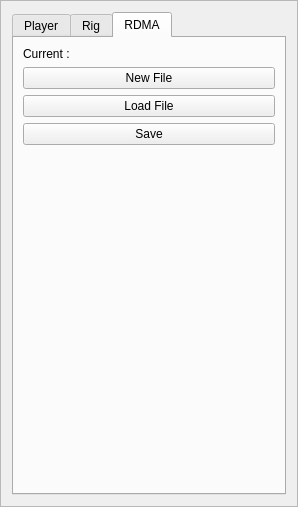
<?xml version="1.0" encoding="UTF-8"?>
<ui version="4.0">
 <class>AnimationUI</class>
 <widget class="QFrame" name="AnimationUI">
  <property name="geometry">
   <rect>
    <x>0</x>
    <y>0</y>
    <width>289</width>
    <height>501</height>
   </rect>
  </property>
  <property name="windowTitle">
   <string>Frame</string>
  </property>
  <property name="frameShape">
   <enum>QFrame::StyledPanel</enum>
  </property>
  <property name="frameShadow">
   <enum>QFrame::Raised</enum>
  </property>
  <layout class="QVBoxLayout" name="verticalLayout_3">
   <item>
    <widget class="QTabWidget" name="tabWidget">
     <property name="enabled">
      <bool>true</bool>
     </property>
     <property name="currentIndex">
      <number>2</number>
     </property>
     <property name="tabsClosable">
      <bool>false</bool>
     </property>
     <widget class="QWidget" name="m_player">
      <attribute name="title">
       <string>Player</string>
      </attribute>
      <layout class="QVBoxLayout" name="verticalLayout">
       <item>
        <layout class="QHBoxLayout" name="horizontalLayout">
         <item>
          <widget class="QPushButton" name="m_play">
           <property name="sizePolicy">
            <sizepolicy hsizetype="Fixed" vsizetype="Fixed">
             <horstretch>0</horstretch>
             <verstretch>0</verstretch>
            </sizepolicy>
           </property>
           <property name="minimumSize">
            <size>
             <width>48</width>
             <height>48</height>
            </size>
           </property>
           <property name="maximumSize">
            <size>
             <width>48</width>
             <height>48</height>
            </size>
           </property>
           <property name="styleSheet">
            <string notr="true">QPushButton[checked=&quot;false&quot;] {
border-image: url(:/Assets/Images/play_off.png);
}

QPushButton:hover[checked=&quot;false&quot;] {
border-image: url(:/Assets/Images/play_on.png);
}

QPushButton[checked=&quot;true&quot;] {
border-image: url(:/Assets/Images/pause_off.png);
}

QPushButton:hover[checked=&quot;true&quot;] {
border-image: url(:/Assets/Images/pause_on.png);
}
</string>
           </property>
           <property name="text">
            <string/>
           </property>
           <property name="iconSize">
            <size>
             <width>64</width>
             <height>64</height>
            </size>
           </property>
           <property name="checkable">
            <bool>true</bool>
           </property>
           <property name="checked">
            <bool>false</bool>
           </property>
           <property name="flat">
            <bool>true</bool>
           </property>
          </widget>
         </item>
         <item>
          <widget class="QPushButton" name="m_step">
           <property name="sizePolicy">
            <sizepolicy hsizetype="Fixed" vsizetype="Fixed">
             <horstretch>0</horstretch>
             <verstretch>0</verstretch>
            </sizepolicy>
           </property>
           <property name="minimumSize">
            <size>
             <width>48</width>
             <height>48</height>
            </size>
           </property>
           <property name="maximumSize">
            <size>
             <width>48</width>
             <height>48</height>
            </size>
           </property>
           <property name="styleSheet">
            <string notr="true">QPushButton {
border-image: url(:/Assets/Images/step_off.png);
}

QPushButton:hover {
border-image: url(:/Assets/Images/step_on.png);
}
</string>
           </property>
           <property name="text">
            <string/>
           </property>
           <property name="iconSize">
            <size>
             <width>64</width>
             <height>64</height>
            </size>
           </property>
           <property name="flat">
            <bool>true</bool>
           </property>
          </widget>
         </item>
         <item>
          <widget class="QPushButton" name="m_reset">
           <property name="sizePolicy">
            <sizepolicy hsizetype="Fixed" vsizetype="Fixed">
             <horstretch>0</horstretch>
             <verstretch>0</verstretch>
            </sizepolicy>
           </property>
           <property name="minimumSize">
            <size>
             <width>48</width>
             <height>48</height>
            </size>
           </property>
           <property name="maximumSize">
            <size>
             <width>48</width>
             <height>48</height>
            </size>
           </property>
           <property name="styleSheet">
            <string notr="true">QPushButton {
border-image: url(:/Assets/Images/stop_off.png);
}

QPushButton:hover {
border-image: url(:/Assets/Images/stop_on.png);
}
</string>
           </property>
           <property name="text">
            <string/>
           </property>
           <property name="iconSize">
            <size>
             <width>64</width>
             <height>64</height>
            </size>
           </property>
           <property name="flat">
            <bool>true</bool>
           </property>
          </widget>
         </item>
        </layout>
       </item>
       <item>
        <widget class="QGroupBox" name="groupBox">
         <property name="title">
          <string>Settings</string>
         </property>
         <layout class="QFormLayout" name="formLayout">
          <item row="3" column="0">
           <widget class="QLabel" name="label_3">
            <property name="text">
             <string>Time step:</string>
            </property>
           </widget>
          </item>
          <item row="3" column="1">
           <widget class="QComboBox" name="m_timeStep">
            <item>
             <property name="text">
              <string>Animation</string>
             </property>
            </item>
            <item>
             <property name="text">
              <string>System</string>
             </property>
            </item>
           </widget>
          </item>
          <item row="4" column="0">
           <widget class="QLabel" name="label_4">
            <property name="text">
             <string>Speed:</string>
            </property>
           </widget>
          </item>
          <item row="4" column="1">
           <widget class="QDoubleSpinBox" name="m_speed">
            <property name="minimum">
             <double>0.010000000000000</double>
            </property>
            <property name="maximum">
             <double>100.000000000000000</double>
            </property>
            <property name="singleStep">
             <double>0.100000000000000</double>
            </property>
            <property name="value">
             <double>1.000000000000000</double>
            </property>
           </widget>
          </item>
          <item row="5" column="0">
           <widget class="QLabel" name="label_5">
            <property name="text">
             <string>Slow motion:</string>
            </property>
           </widget>
          </item>
          <item row="5" column="1">
           <widget class="QCheckBox" name="m_slowMo">
            <property name="text">
             <string/>
            </property>
           </widget>
          </item>
          <item row="6" column="0">
           <widget class="QLabel" name="m_animTime">
            <property name="text">
             <string>Animation time </string>
            </property>
           </widget>
          </item>
          <item row="6" column="1">
           <widget class="QLabel" name="m_animationTimeDisplay">
            <property name="text">
             <string>#a</string>
            </property>
           </widget>
          </item>
         </layout>
        </widget>
       </item>
       <item>
        <widget class="QGroupBox" name="groupBox_animation">
         <property name="enabled">
          <bool>false</bool>
         </property>
         <property name="title">
          <string>Animation</string>
         </property>
         <layout class="QGridLayout" name="gridLayout_3">
          <item row="0" column="1">
           <widget class="QComboBox" name="comboBox_currentAnimation"/>
          </item>
          <item row="1" column="0">
           <widget class="QPushButton" name="pushButton_newAnimation">
            <property name="text">
             <string>New</string>
            </property>
           </widget>
          </item>
          <item row="1" column="1">
           <widget class="QPushButton" name="pushButton_removeAnimation">
            <property name="text">
             <string>Remove</string>
            </property>
           </widget>
          </item>
          <item row="0" column="0">
           <widget class="QLabel" name="label_6">
            <property name="text">
             <string>Current :</string>
            </property>
           </widget>
          </item>
         </layout>
        </widget>
       </item>
       <item>
        <widget class="QGroupBox" name="groupBox_playZone">
         <property name="enabled">
          <bool>false</bool>
         </property>
         <property name="title">
          <string>PlayZone</string>
         </property>
         <layout class="QGridLayout" name="gridLayout_2">
          <property name="leftMargin">
           <number>8</number>
          </property>
          <property name="topMargin">
           <number>8</number>
          </property>
          <property name="rightMargin">
           <number>8</number>
          </property>
          <property name="bottomMargin">
           <number>8</number>
          </property>
          <property name="spacing">
           <number>5</number>
          </property>
          <item row="0" column="0">
           <widget class="QLabel" name="label_7">
            <property name="text">
             <string>Current :</string>
            </property>
           </widget>
          </item>
          <item row="1" column="0">
           <widget class="QPushButton" name="pushButton_newPlayZone">
            <property name="text">
             <string>New</string>
            </property>
           </widget>
          </item>
          <item row="1" column="1">
           <widget class="QPushButton" name="pushButton_removePlayZone">
            <property name="text">
             <string>Remove</string>
            </property>
           </widget>
          </item>
          <item row="0" column="1">
           <widget class="QComboBox" name="comboBox_currentPlayZone"/>
          </item>
         </layout>
        </widget>
       </item>
       <item>
        <spacer name="verticalSpacer_2">
         <property name="orientation">
          <enum>Qt::Vertical</enum>
         </property>
         <property name="sizeHint" stdset="0">
          <size>
           <width>20</width>
           <height>40</height>
          </size>
         </property>
        </spacer>
       </item>
       <item>
        <layout class="QHBoxLayout" name="horizontalLayout_2">
         <property name="bottomMargin">
          <number>0</number>
         </property>
         <item>
          <widget class="QPushButton" name="m_cacheFrame">
           <property name="text">
            <string>Cache Frame</string>
           </property>
          </widget>
         </item>
         <item>
          <widget class="QLabel" name="m_currentFrame">
           <property name="minimumSize">
            <size>
             <width>20</width>
             <height>0</height>
            </size>
           </property>
           <property name="text">
            <string>0</string>
           </property>
           <property name="alignment">
            <set>Qt::AlignRight|Qt::AlignTrailing|Qt::AlignVCenter</set>
           </property>
          </widget>
         </item>
         <item>
          <widget class="QPushButton" name="m_restoreFrame">
           <property name="text">
            <string>Restore Frame:</string>
           </property>
          </widget>
         </item>
         <item>
          <widget class="QSpinBox" name="m_loadedFrame"/>
         </item>
        </layout>
       </item>
       <item>
        <widget class="QPushButton" name="m_saveDir">
         <property name="text">
          <string>Choose Animation Data Directory</string>
         </property>
        </widget>
       </item>
      </layout>
     </widget>
     <widget class="QWidget" name="m_rig">
      <attribute name="title">
       <string>Rig</string>
      </attribute>
      <layout class="QGridLayout" name="gridLayout">
       <item row="0" column="0">
        <widget class="QLabel" name="label">
         <property name="sizePolicy">
          <sizepolicy hsizetype="Fixed" vsizetype="Fixed">
           <horstretch>0</horstretch>
           <verstretch>0</verstretch>
          </sizepolicy>
         </property>
         <property name="text">
          <string>X-Ray:</string>
         </property>
        </widget>
       </item>
       <item row="0" column="1">
        <widget class="QPushButton" name="m_xray">
         <property name="minimumSize">
          <size>
           <width>32</width>
           <height>32</height>
          </size>
         </property>
         <property name="maximumSize">
          <size>
           <width>32</width>
           <height>32</height>
          </size>
         </property>
         <property name="text">
          <string/>
         </property>
         <property name="icon">
          <iconset>
           <normaloff>:/Assets/Images/xray.png</normaloff>
           <normalon>:/Assets/Images/xray.png</normalon>:/Assets/Images/xray.png</iconset>
         </property>
         <property name="iconSize">
          <size>
           <width>32</width>
           <height>32</height>
          </size>
         </property>
         <property name="checkable">
          <bool>true</bool>
         </property>
        </widget>
       </item>
       <item row="1" column="0">
        <widget class="QLabel" name="label_2">
         <property name="text">
          <string>Show:</string>
         </property>
        </widget>
       </item>
       <item row="1" column="1">
        <widget class="QCheckBox" name="m_showSkeleton">
         <property name="text">
          <string/>
         </property>
         <property name="checked">
          <bool>true</bool>
         </property>
        </widget>
       </item>
       <item row="0" column="2">
        <spacer name="horizontalSpacer">
         <property name="orientation">
          <enum>Qt::Horizontal</enum>
         </property>
         <property name="sizeHint" stdset="0">
          <size>
           <width>40</width>
           <height>20</height>
          </size>
         </property>
        </spacer>
       </item>
       <item row="2" column="0">
        <spacer name="verticalSpacer">
         <property name="orientation">
          <enum>Qt::Vertical</enum>
         </property>
         <property name="sizeHint" stdset="0">
          <size>
           <width>20</width>
           <height>40</height>
          </size>
         </property>
        </spacer>
       </item>
      </layout>
     </widget>
     <widget class="QWidget" name="tab_RDMA">
      <attribute name="title">
       <string>RDMA</string>
      </attribute>
      <layout class="QVBoxLayout" name="verticalLayout_2">
       <item>
        <layout class="QHBoxLayout" name="horizontalLayout_4">
         <item>
          <widget class="QLabel" name="label_8">
           <property name="text">
            <string>Current :</string>
           </property>
           <property name="alignment">
            <set>Qt::AlignLeading|Qt::AlignLeft|Qt::AlignVCenter</set>
           </property>
          </widget>
         </item>
         <item>
          <widget class="QLabel" name="label_currentRDMA">
           <property name="text">
            <string/>
           </property>
           <property name="alignment">
            <set>Qt::AlignRight|Qt::AlignTrailing|Qt::AlignVCenter</set>
           </property>
          </widget>
         </item>
        </layout>
       </item>
       <item>
        <widget class="QPushButton" name="pushButton_newRdmaFile">
         <property name="text">
          <string>New File</string>
         </property>
        </widget>
       </item>
       <item>
        <widget class="QPushButton" name="pushButton_loadRdmaFile">
         <property name="text">
          <string>Load File</string>
         </property>
        </widget>
       </item>
       <item>
        <widget class="QPushButton" name="pushButton_saveRdma">
         <property name="text">
          <string>Save</string>
         </property>
        </widget>
       </item>
       <item>
        <spacer name="verticalSpacer_3">
         <property name="orientation">
          <enum>Qt::Vertical</enum>
         </property>
         <property name="sizeHint" stdset="0">
          <size>
           <width>20</width>
           <height>40</height>
          </size>
         </property>
        </spacer>
       </item>
      </layout>
     </widget>
    </widget>
   </item>
  </layout>
  <action name="actionXray">
   <property name="checkable">
    <bool>true</bool>
   </property>
   <property name="icon">
    <iconset theme="xray.png" resource="../../../../icons.qrc">
     <normaloff>:/Assets/Images/xray.png</normaloff>:/Assets/Images/xray.png</iconset>
   </property>
   <property name="text">
    <string>xray</string>
   </property>
   <property name="toolTip">
    <string>Show / hide skeleton</string>
   </property>
   <property name="shortcut">
    <string>S</string>
   </property>
  </action>
  <action name="actionPlay">
   <property name="checkable">
    <bool>true</bool>
   </property>
   <property name="enabled">
    <bool>true</bool>
   </property>
   <property name="icon">
    <iconset resource="../../../../icons.qrc">
     <normaloff>:/Assets/Images/play_off.png</normaloff>
     <normalon>:/Assets/Images/pause_off.png</normalon>
     <activeoff>:/Assets/Images/play_on.png</activeoff>
     <activeon>:/Assets/Images/pause_on.png</activeon>:/Assets/Images/play_off.png</iconset>
   </property>
   <property name="text">
    <string>play</string>
   </property>
   <property name="toolTip">
    <string>Play / Pause</string>
   </property>
   <property name="shortcut">
    <string>Space</string>
   </property>
  </action>
  <action name="actionStop">
   <property name="icon">
    <iconset resource="../../../../icons.qrc">
     <normaloff>:/Assets/Images/stop_off.png</normaloff>
     <normalon>:/Assets/Images/stop_off.png</normalon>
     <activeoff>:/Assets/Images/stop_on.png</activeoff>
     <activeon>:/Assets/Images/stop_on.png</activeon>:/Assets/Images/stop_off.png</iconset>
   </property>
   <property name="text">
    <string>stop</string>
   </property>
   <property name="toolTip">
    <string>Reset</string>
   </property>
   <property name="shortcut">
    <string>Backspace</string>
   </property>
  </action>
  <action name="actionStep">
   <property name="checkable">
    <bool>false</bool>
   </property>
   <property name="icon">
    <iconset resource="../../../../icons.qrc">
     <normaloff>:/Assets/Images/step_off.png</normaloff>
     <normalon>:/Assets/Images/step_on.png</normalon>
     <activeoff>:/Assets/Images/step_on.png</activeoff>:/Assets/Images/step_off.png</iconset>
   </property>
   <property name="text">
    <string>step</string>
   </property>
   <property name="toolTip">
    <string>Step</string>
   </property>
   <property name="shortcut">
    <string>Ctrl+Space</string>
   </property>
  </action>
 </widget>
 <resources>
  <include location="../../../../icons.qrc"/>
  <include location="../../../../icons.qrc"/>
 </resources>
 <connections/>
</ui>
